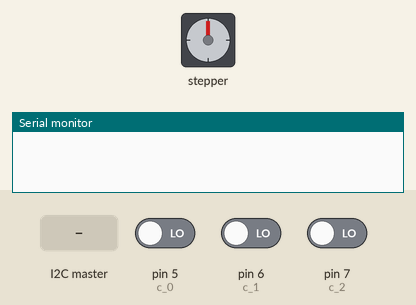
A sketch run on a simulated Arduino Uno, built with avr-gcc and run on an emulated ATmega328P. Shown: stepper motor, the last lines printed to the serial monitor. Wiring (inferred from the names in the program): stepper motor driver (200 steps per turn assumed): step pin 4; direction pin 3; enable pin 2. The inputs (shaded band) are chosen by the test bench; at power-on: pin 6 (c_1) LOW, pin 5 (c_0) LOW, pin 7 (c_2) LOW.

Above: at 1.2 s.
1.3 s: the I2C master sends the byte 1
At 2.1 s:
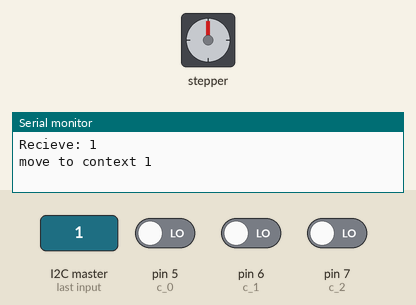
4.3 s: pin 6 (c_1) driven HIGH
At 5.5 s:
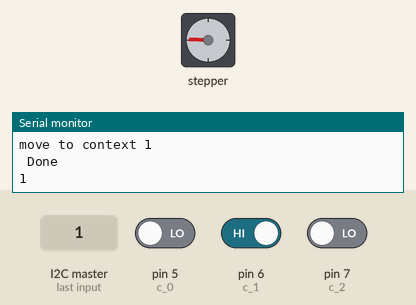
5.8 s: the I2C master sends the byte 0
At 6.9 s:
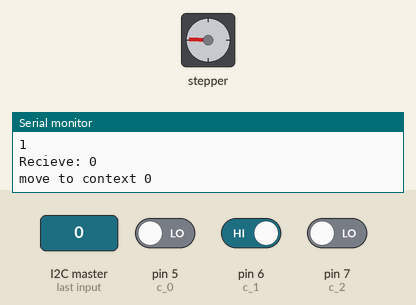
8.8 s: pin 5 (c_0) driven HIGH
10.3 s: the I2C master sends the byte 2
At 11.1 s:
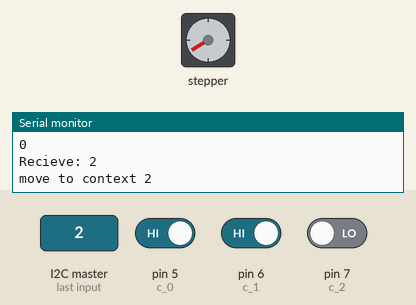
13.3 s: pin 7 (c_2) driven HIGH
At 14.7 s:
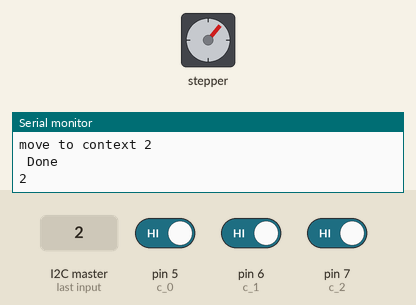
Timing chart, 0 to 15.8 s (numbered marks = the images above; inputs shaded):
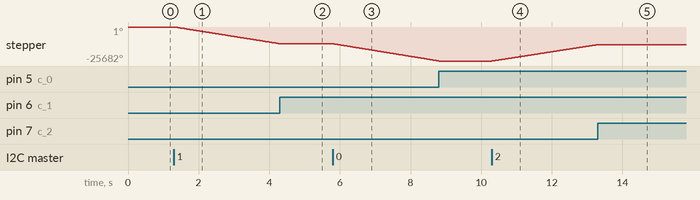

The sketch:

slave1_motor.ino
```cpp
// 增加了60个伪随机的de_stops序列。用于随机产生三类不同的电机声音以混淆电机噪声带来的影响 @20200709 by qiushou
#include <Wire.h>

int ena=2;
int dir=3;
int pul=4;
//input
int c_0=5;
int c_1=6;
int c_2=7;

byte num=-1;//default to turn off the led
//variables
int ctx[3];
int c_ctx=-1;

int de_init = 80;
int de_stop;
int de_stops[60] = {
  25, 20, 30, 25, 25, 20, 25, 30, 30, 25, 25, 25,
  30, 30, 20, 30, 30, 25, 20, 30, 20, 25, 25, 20,
  20, 30, 30, 20, 30, 25, 30, 30, 30, 25, 25, 30,
  25, 25, 20, 25, 20, 20, 30, 20, 25, 30, 20, 20,
  30, 25, 25, 30, 25, 25, 30, 25, 25, 30, 25, 20};
//int de_stops[60] = {
//  20, 20, 30, 30, 20, 20, 30, 30, 30, 20, 30, 20,
//  30, 30, 20, 30, 30, 30, 20, 30, 20, 20, 20, 20,
//  20, 30, 30, 20, 30, 20, 30, 20, 30, 20, 20, 30,
//  30, 20, 20, 30, 20, 20, 30, 20, 30, 30, 20, 30,
//  30, 20, 20, 30, 20, 20, 30, 20, 30, 30, 20, 30};
int de = de_init;
int motor_count_num = 0;
int ena_delay=200;
void setup() {
  // put your setup code here, to run once:
pinMode(ena,OUTPUT);digitalWrite(ena,LOW);//锁死
pinMode(dir,OUTPUT);digitalWrite(dir,LOW);
pinMode(pul,OUTPUT);digitalWrite(pul,LOW);
pinMode(c_0,INPUT);
pinMode(c_1,INPUT);
pinMode(c_2,INPUT);

Wire.begin(1);
Wire.onReceive(receiveinfo);
Serial.begin(9600);
}

void loop() {
//  if (Serial.available()){num = Serial.read();}
//  Serial.println(num);
  rec();
//  Read_ctx();
  if (ctx[0]==1){
    c_ctx=0;
  }
  if (ctx[1]==1){
    c_ctx=1;
  }
  if (ctx[2]==1){
    c_ctx=2;
  }
}


void motor_count(){
  de_stop = de_stops[motor_count_num];
  if (motor_count_num<60){
    motor_count_num = motor_count_num +1;
  }else{ motor_count_num = 0; }
}
void rec(){
  switch (num)
  {
    case 0:// go to context 0
      Serial.println("move to context 0");
      digitalWrite(dir,LOW);//leaving motor
      motor_count();
      while (ctx[0]==0){
      Read_ctx();pulse_stepper(pul);}
      de = de_init;
      Serial.println(" Done");
      c_ctx=0;
      Serial.println(c_ctx);
      num=-1;
      digitalWrite(ena,HIGH);
      delay(ena_delay);
      digitalWrite(ena,LOW);
      break;

    case 1://go to context 1
      Serial.println("move to context 1");
      if (c_ctx==0){
        digitalWrite(dir,HIGH);//approaching motor
        }
      if (c_ctx==2){
        digitalWrite(dir,LOW);//leaving motor
        }else{;}
       motor_count();
       while(ctx[1]==0){
        Read_ctx();pulse_stepper(pul);
       }
      de = de_init;
      Serial.println(" Done");
      c_ctx=1;
      Serial.println(c_ctx);
      num=-1;
      digitalWrite(ena,HIGH);
      delay(ena_delay);
      digitalWrite(ena,LOW);
      break;

    case 2://go to context 2
      Serial.println("move to context 2");
      digitalWrite(dir,HIGH);//approaching motor
      motor_count();
      while (ctx[2]==0){
        Read_ctx();pulse_stepper(pul);}
      de = de_init;
      Serial.println(" Done");
      c_ctx=2;
      Serial.println(c_ctx);
      num=-1;
      digitalWrite(ena,HIGH);
      delay(ena_delay);
      digitalWrite(ena,LOW);
      break;

    case 3: //set motor_count_num=0;
      motor_count_num = 0;
      digitalWrite(ena,LOW); //lock the motor
      break;
    case 4:
      digitalWrite(ena,HIGH); //release the motor
      break;
    default:
      digitalWrite(dir,LOW);
      digitalWrite(pul,LOW);
//      Read_ctx();
      break;}}

void Read_ctx(){
  if (Read_digital(c_0,5)>0.8){ctx[0]=1;}else{ctx[0]=0;}
  if (Read_digital(c_1,5)>0.9){ctx[1]=1;}else{ctx[1]=0;}
  if (Read_digital(c_2,5)>0.9){ctx[2]=1;}else{ctx[2]=0;}
//  Serial.print(Read_digital(c_0,10));Serial.print(" ");
//  Serial.print(Read_digital(c_1,10));Serial.print(" ");
//  Serial.println(Read_digital(c_2,10));
//  delay(100);
}
void receiveinfo() {
  while (Wire.available()) {
    num = Wire.read();
//    if(num==0){go_ctx=0;}
//    else if (num==1){go_ctx=1;}
//    else if (num==2){go_ctx=2;}
//    else{go_ctx = go_ctx;}

    Serial.print("Recieve: ");
    Serial.println(num);
    }}

void pulse_stepper2(int port_out)
{
  digitalWrite(port_out, HIGH);
  int one_pulse_time = 500000/400/40;

  delayMicroseconds(one_pulse_time );
  //细分是2,表示一圈要400个pulse;半周期是500000us/400;如果要1s2圈，那么半周期就是500000us/400/2
  //delayMicroseconds(483);
  digitalWrite(port_out, LOW);
  delayMicroseconds(one_pulse_time );
  //delayMicroseconds(483);
}


void pulse_stepper(int port_out)
{
  if (de>de_stop){
    de = de-1;
  }
  digitalWrite(port_out, LOW);
  delayMicroseconds(de);
  digitalWrite(port_out, HIGH);
  delayMicroseconds(de);
}

float Read_digital(int digital, int times) {
  float sum = 0;
  for (int i = 0; i < times; i++) {
    int value = digitalRead(digital);
    sum = sum + value;
  }
  return sum / times;
}
```

Measured:
- after the input at 1.3 s, stepper: keeps turning counter-clockwise at about 4230°/s, starting at once
- after the input at 4.3 s, stepper: goes on until 4.3 s, then stays -12688°
- after the input at 5.8 s, stepper: keeps turning counter-clockwise at about 4332°/s, starting at once
- after the input at 10.3 s, stepper: keeps turning clockwise at about 4135°/s, starting at once
- after the input at 13.3 s, stepper: goes on until 13.3 s, then stays -13280°
